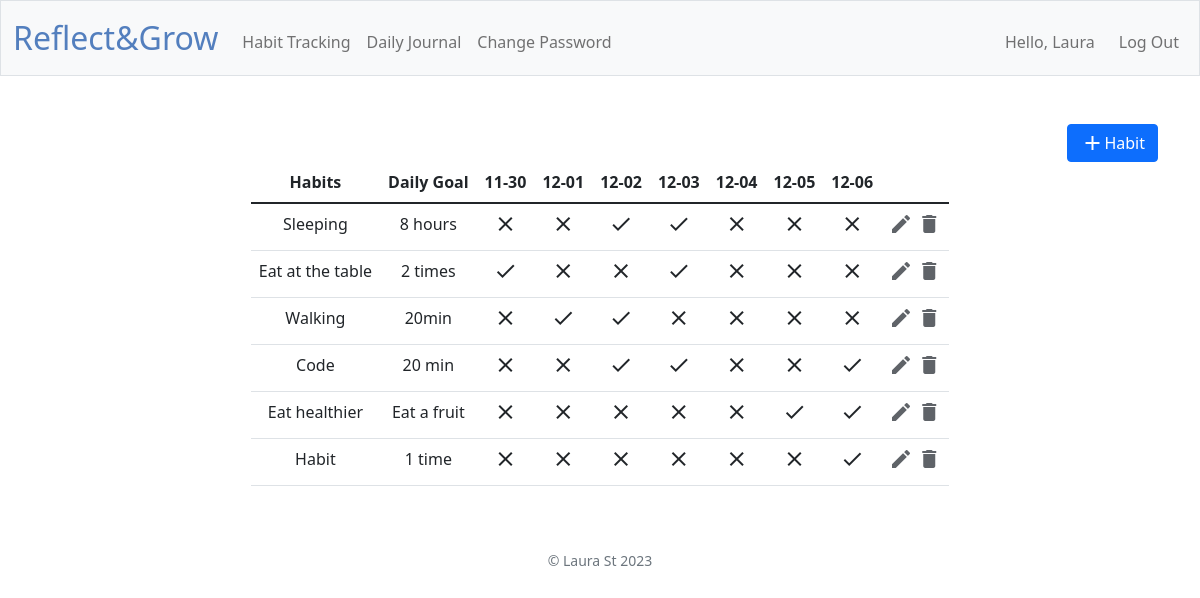
Page /habits (signed in) on the committed database.
### tables this page shows
CREATE TABLE "users" (
    id INTEGER PRIMARY KEY AUTOINCREMENT,
    username TEXT NOT NULL UNIQUE,
    hash TEXT NOT NULL
);

CREATE TABLE habits (
    habit_id INTEGER PRIMARY KEY AUTOINCREMENT,
    user_id INTEGER,
    name TEXT NOT NULL,
    rule TEXT NOT NULL,
    created_at DATE DEFAULT (DATE('now')),
    FOREIGN KEY (user_id) REFERENCES users(id)
);

### app.py (the view)
@app.route("/habits", methods=["GET"])
@login_required
def get_habits():
    habits = habit_service.get_habits(session.get("user_id"))
    dates = habit_service.get_dates()
    return render_template("habits.html", habits=habits, dates=dates)

### app.py (called while the page is built)
@app.after_request
def after_request(response):
    response.headers["Cache-Control"] = "no-cache, no-store, must-revalidate"
    response.headers["Expires"] = 0
    response.headers["Pragma"] = "no-cache"
    return response

@app.context_processor
def inject_user():
    user_id = session.get("user_id")
    if user_id:
        result = user_service.get_user_details(user_id)
        user = result["res"]
        return {"username": user["username"]}
    return {}

### database.py (called while the page is built)
def get_habits(user_id):
    return db.execute("SELECT * FROM habits WHERE user_id = ?", user_id)

def get_completions(habit_id, start_date, end_date):
    return db.execute(
        "SELECT date_completed FROM completions WHERE habit_id = ? AND date_completed BETWEEN ? AND ?",
        habit_id, start_date, end_date
    )

def get_user(user_id):
    return db.execute("SELECT * FROM users WHERE id = ?", user_id)

### habit_service.py (called while the page is built)
def get_habits(user_id):
    habits = database.get_habits(user_id)
    return get_habits_with_completions(habits)

def get_habits_with_completions(habits):
    today = datetime.now().date()
    start_date = today - timedelta(days=DAYS_BEFORE_TODAY)
    for habit in habits:
        completions = database.get_completions(habit["habit_id"], start_date, today)
        habit["completions"] = [comp["date_completed"] for comp in completions]
    return habits

def get_dates():
    today = datetime.now().date()
    return [(today + timedelta(days=i)).strftime("%Y-%m-%d") for i in range(-DAYS_BEFORE_TODAY, 1)]

### helpers.py (called while the page is built)
def login_required(f):
    @wraps(f)
    def decorated_function(*args, **kwargs):
        if session.get("user_id") is None:
            return redirect("/login")
        return f(*args, **kwargs)
    return decorated_function

def success(obj=None):
    return {"success": True, "res": obj}

### user_service.py (called while the page is built)
def get_user_details(user_id):
    rows = database.get_user(user_id)
    user = rows[0]
    if not user:
        fail()
    return success(user)

### templates/habits.html (shortened to what this page needs)
{% extends "layout.html" %}
{% block main %}
<div class="d-flex justify-content-end">
    <a href="/add-habit" class="btn btn-primary">
        <span class="material-icons">add</span> Habit
    </a>
</div>
<div class="table-responsive">
    <table class="table mx-auto w-auto">
        <thead>
            <tr>
                <th>Habits</th>
                <th>Daily Goal</th>
                {% for date in dates %}
                <th class="date-column {% if loop.revindex <= 3 %}last-three-dates{% endif %}">
                    {{ date.split("-")[1] }}-{{ date.split("-")[2] }}
                </th>
                {% endfor %}
                <th></th>
            </tr>
        </thead>
        <tbody>
            {% for habit in habits %}
            <tr>
                <td>{{habit.name}}</td>
                <td>{{habit.rule}}</td>
                {% for date in dates %}
                <td class="date-column {% if loop.revindex <= 3 %}last-three-dates{% endif %}">
                    {% if date in habit.completions %}
                    <span id="habit-{{ habit.habit_id }}-date-{{ date }}" class="material-icons clickable"
                        onclick="toggleCompletion('{{ habit.habit_id }}', '{{ date }}' , false)">done</span>
                    {% else %}
                    <span id="habit-{{ habit.habit_id }}-date-{{ date }}" class="material-icons clickable"
                        onclick="toggleCompletion('{{ habit.habit_id }}', '{{ date }}', true)">clear</span>
                    {% endif %}
                </td>
                {% endfor %}
                <td>
                    <a href=" /edit-habit/{{ habit.habit_id }}" class="icon-link"><span
                            class="material-icons grey_color">edit</span></a>
                    <a href="#" onclick="deleteHabit('{{ habit.habit_id }}')" class="icon-link">
                        <span class="material-icons grey_color">delete</span>
                    </a>
                </td>
            </tr>
            {% endfor %}
        </tbody>
    </table>
</div>
{% endblock %}

### templates/layout.html (shortened to what this page needs)
<!DOCTYPE html>
<html lang="en">
<head>
    <link href="https://cdn.jsdelivr.net/npm/bootstrap@5.1.3/dist/css/bootstrap.min.css"
 rel="stylesheet">
    <link href="/static/styles.css" rel="stylesheet">
</head>
<body>
    <nav class="bg-light border navbar navbar-expand-md navbar-light">
        <div class="container-fluid">
            <a class="navbar-brand" href="/"><span class="blue">Reflect&Grow</span></a>
            <div class="collapse navbar-collapse" id="navbar">
                {% if session["user_id"] %}
                <ul class="navbar-nav me-auto mt-2">
                    <li class="nav-item"><a class="nav-link" href="/habits">Habit Tracking</a></li>
                    <li class="nav-item"><a class="nav-link" href="/journal-history">Daily Journal</a></li>
                    <li class="nav-item"><a class="nav-link" href="/change-password">Change Password</a></li>
                </ul>
                <ul class="navbar-nav ms-auto mt-2">
                    <li class="nav-item navbar-text me-3">Hello, {{ username }}</li>
                    <li class="nav-item"><a class="nav-link" href="/logout">Log Out</a></li>
                </ul>
                {% else %}
                <ul class="navbar-nav ms-auto mt-2">
                    <li class="nav-item"><a class="nav-link" href="/register">Register</a></li>
                    <li class="nav-item"><a class="nav-link" href="/login">Log In</a></li>
                </ul>
                {% endif %}
            </div>
        </div>
    </nav>
    <main class="container py-5 text-center">
        {% block main %}{% endblock %}
    </main>
    <footer class="mb-5 small text-center text-muted">
        &copy; Laura St <span id="year"></span>
    </footer>
</body>
</html>

### static/styles.css (style rules this page uses)
nav .navbar-brand { font-size: xx-large; }
nav .navbar-brand .blue { color: #537fbe; }
.grey_color { color: #5f6368; }
.clickable { cursor: pointer; }
.btn { display: inline-flex; align-items: center; justify-content: center; }

### rows in the picture
users: username "Laura"
habits: name "Sleeping", rule "8 hours"
habits: name "Eat at the table", rule "2 times"
habits: name "Walking", rule "20min"
habits: name "Code", rule "20 min"
habits: name "Eat healthier", rule "Eat a fruit"
habits: name "Habit", rule "1 time"

### other values in the picture
{{ date.split("-")[1] }} "11" "12" "12" "12" "12" "12" "12"
{{ date.split("-")[2] }} "30" "01" "02" "03" "04" "05" "06"
